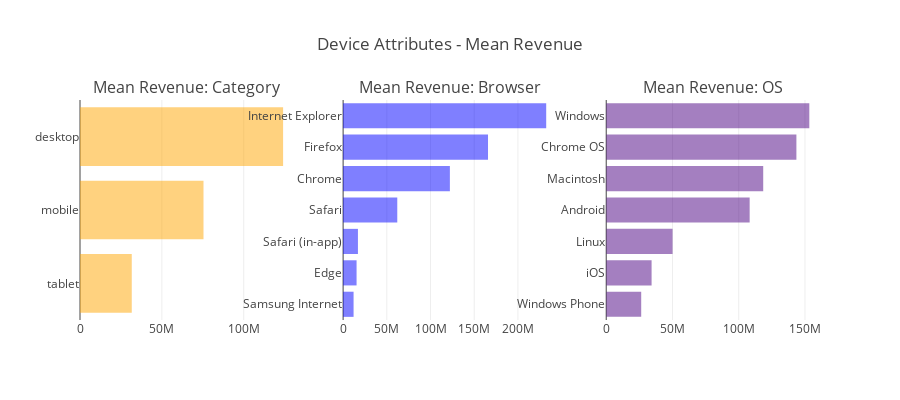

The notebook cell saved with this chart:
### Code cell
# convert transaction revenue to float
# device attributes - mean revenue

train_df["totals_transactionRevenue"] = train_df["totals_transactionRevenue"].astype('float')

device_cols = ["device_browser", "device_deviceCategory", "device_operatingSystem"]

fig = tools.make_subplots(rows=1, cols=3, subplot_titles=["Mean Revenue: Category", "Mean Revenue: Browser","Mean Revenue: OS"], print_grid=False)

colors = ["blue", "orange", "indigo"]
trs = []
for i, col in enumerate(device_cols):
    tmp = train_df.groupby(col).agg({"totals_transactionRevenue": "mean"}).reset_index().rename(columns={"totals_transactionRevenue" : "Mean Revenue"})
    tmp = tmp.dropna().sort_values("Mean Revenue", ascending = False)
    tr = go.Bar(x = tmp["Mean Revenue"][::-1], orientation="h", marker=dict(opacity=0.5, color=colors[i]), y = tmp[col][::-1])
    trs.append(tr)

fig.append_trace(trs[1], 1, 1)
fig.append_trace(trs[0], 1, 2)
fig.append_trace(trs[2], 1, 3)
fig['layout'].update(height=400, showlegend=False, title="Device Attributes - Mean Revenue")
py.iplot(fig)

### Figure 1 — Plotly figure (JSON) as saved in the notebook; plotly's stock layout.template omitted (floating-point values rounded to 4 significant figures)
{"data": [{"marker": {"color": "orange", "opacity": 0.5}, "orientation": "h", "type": "bar", "uid": "c55626dd-4dfb-4c23-b7f4-a7c5dd738550", "x": [31614000, 75430000.0, 124000000.0], "xaxis": "x", "y": ["tablet", "mobile", "desktop"], "yaxis": "y"}, {"marker": {"color": "blue", "opacity": 0.5}, "orientation": "h", "type": "bar", "uid": "df467ca7-e84d-4f96-9596-e3b2cbf8104d", "x": [11970000, 15400000.0, 16970000, 61960000.0, 122200000.0, 165777000, 232350000], "xaxis": "x2", "y": ["Samsung Internet", "Edge", "Safari (in-app)", "Safari", "Chrome", "Firefox", "Internet Explorer"], "yaxis": "y2"}, {"marker": {"color": "indigo", "opacity": 0.5}, "orientation": "h", "type": "bar", "uid": "4624e38d-e9ea-47c8-9659-582af1f9106b", "x": [26400000, 34240000.0, 50050000.0, 108200000.0, 118500000.0, 143500000.0, 153300000.0], "xaxis": "x3", "y": ["Windows Phone", "iOS", "Linux", "Android", "Macintosh", "Chrome OS", "Windows"], "yaxis": "y3"}], "layout": {"annotations": [{"font": {"size": 16}, "showarrow": false, "text": "Mean Revenue: Category", "x": 0.1444, "xanchor": "center", "xref": "paper", "y": 1, "yanchor": "bottom", "yref": "paper"}, {"font": {"size": 16}, "showarrow": false, "text": "Mean Revenue: Browser", "x": 0.5, "xanchor": "center", "xref": "paper", "y": 1, "yanchor": "bottom", "yref": "paper"}, {"font": {"size": 16}, "showarrow": false, "text": "Mean Revenue: OS", "x": 0.8556, "xanchor": "center", "xref": "paper", "y": 1, "yanchor": "bottom", "yref": "paper"}], "height": 400, "showlegend": false, "title": {"text": "Device Attributes - Mean Revenue"}, "xaxis": {"anchor": "y", "domain": [0, 0.2889]}, "xaxis2": {"anchor": "y2", "domain": [0.3556, 0.6444]}, "xaxis3": {"anchor": "y3", "domain": [0.7111, 1]}, "yaxis": {"anchor": "x", "domain": [0, 1]}, "yaxis2": {"anchor": "x2", "domain": [0, 1]}, "yaxis3": {"anchor": "x3", "domain": [0, 1]}}}
